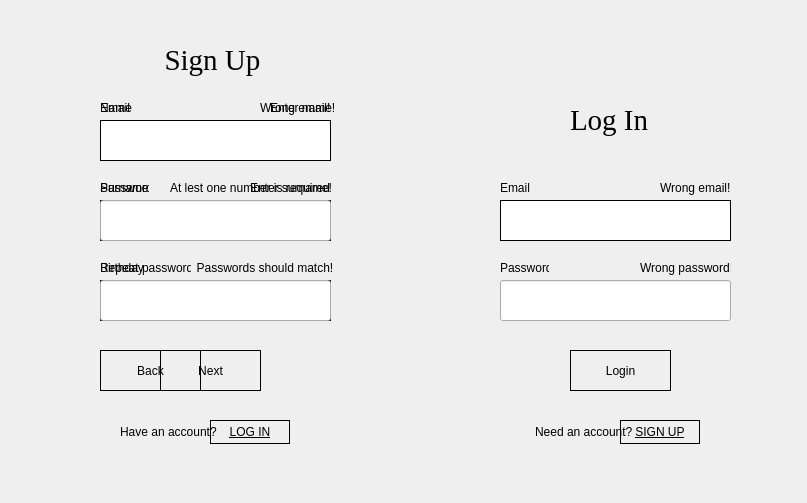
<?xml version="1.0" encoding="UTF-8"?>
<ui version="4.0">
 <class>Registration</class>
 <widget class="QMainWindow" name="Registration">
  <property name="enabled">
   <bool>true</bool>
  </property>
  <property name="geometry">
   <rect>
    <x>0</x>
    <y>0</y>
    <width>807</width>
    <height>503</height>
   </rect>
  </property>
  <property name="windowTitle">
   <string>ToDoList</string>
  </property>
  <property name="windowIcon">
   <iconset resource="Resources.qrc">
    <normaloff>:/Img/Img/icon.jpg</normaloff>:/Img/Img/icon.jpg</iconset>
  </property>
  <property name="windowOpacity">
   <double>1.000000000000000</double>
  </property>
  <property name="styleSheet">
   <string notr="true">QPushButton { border: 1px solid black }
QPushButton :hover { border: 1px solid green }
QTextEdit { border: 1px solid black }
</string>
  </property>
  <widget class="QWidget" name="centralwidget">
   <widget class="QTextEdit" name="LogEmail">
    <property name="geometry">
     <rect>
      <x>500</x>
      <y>200</y>
      <width>231</width>
      <height>41</height>
     </rect>
    </property>
    <property name="font">
     <font>
      <pointsize>14</pointsize>
     </font>
    </property>
    <property name="placeholderText">
     <string/>
    </property>
   </widget>
   <widget class="QLabel" name="LogIn_label">
    <property name="geometry">
     <rect>
      <x>570</x>
      <y>90</y>
      <width>101</width>
      <height>61</height>
     </rect>
    </property>
    <property name="font">
     <font>
      <family>Times New Roman</family>
      <pointsize>22</pointsize>
     </font>
    </property>
    <property name="text">
     <string>Log In</string>
    </property>
   </widget>
   <widget class="QPushButton" name="LoginButton">
    <property name="geometry">
     <rect>
      <x>570</x>
      <y>350</y>
      <width>101</width>
      <height>41</height>
     </rect>
    </property>
    <property name="font">
     <font>
      <family>Segoe UI</family>
     </font>
    </property>
    <property name="cursor">
     <cursorShape>PointingHandCursor</cursorShape>
    </property>
    <property name="text">
     <string>Login</string>
    </property>
   </widget>
   <widget class="QLabel" name="Img">
    <property name="geometry">
     <rect>
      <x>0</x>
      <y>0</y>
      <width>421</width>
      <height>511</height>
     </rect>
    </property>
    <property name="text">
     <string/>
    </property>
    <property name="pixmap">
     <pixmap resource="Resources.qrc">:/Img/Img/LogoJpeg.jpg</pixmap>
    </property>
    <property name="scaledContents">
     <bool>true</bool>
    </property>
   </widget>
   <widget class="QLabel" name="LogEmail_label">
    <property name="geometry">
     <rect>
      <x>500</x>
      <y>180</y>
      <width>49</width>
      <height>16</height>
     </rect>
    </property>
    <property name="font">
     <font>
      <family>Segoe UI</family>
     </font>
    </property>
    <property name="text">
     <string>Email</string>
    </property>
   </widget>
   <widget class="QLabel" name="LogPass_label">
    <property name="geometry">
     <rect>
      <x>500</x>
      <y>260</y>
      <width>49</width>
      <height>16</height>
     </rect>
    </property>
    <property name="font">
     <font>
      <family>Segoe UI</family>
     </font>
    </property>
    <property name="text">
     <string>Password</string>
    </property>
   </widget>
   <widget class="QLabel" name="NeedAcc_label">
    <property name="geometry">
     <rect>
      <x>535</x>
      <y>424</y>
      <width>101</width>
      <height>16</height>
     </rect>
    </property>
    <property name="text">
     <string>Need an account?</string>
    </property>
   </widget>
   <widget class="QPushButton" name="GoToSign">
    <property name="geometry">
     <rect>
      <x>620</x>
      <y>420</y>
      <width>80</width>
      <height>24</height>
     </rect>
    </property>
    <property name="font">
     <font>
      <underline>true</underline>
     </font>
    </property>
    <property name="cursor">
     <cursorShape>PointingHandCursor</cursorShape>
    </property>
    <property name="text">
     <string>SIGN UP</string>
    </property>
   </widget>
   <widget class="QTextEdit" name="SignUpName">
    <property name="geometry">
     <rect>
      <x>100</x>
      <y>120</y>
      <width>231</width>
      <height>41</height>
     </rect>
    </property>
   </widget>
   <widget class="QTextEdit" name="SignUpSurname">
    <property name="geometry">
     <rect>
      <x>100</x>
      <y>200</y>
      <width>231</width>
      <height>41</height>
     </rect>
    </property>
   </widget>
   <widget class="QTextEdit" name="SignUpEmail">
    <property name="geometry">
     <rect>
      <x>100</x>
      <y>120</y>
      <width>231</width>
      <height>41</height>
     </rect>
    </property>
   </widget>
   <widget class="QLabel" name="SignUp_label">
    <property name="geometry">
     <rect>
      <x>150</x>
      <y>30</y>
      <width>121</width>
      <height>61</height>
     </rect>
    </property>
    <property name="font">
     <font>
      <family>Times New Roman</family>
      <pointsize>22</pointsize>
     </font>
    </property>
    <property name="text">
     <string>  Sign Up</string>
    </property>
   </widget>
   <widget class="QDateEdit" name="SignUpBirth">
    <property name="geometry">
     <rect>
      <x>100</x>
      <y>280</y>
      <width>231</width>
      <height>41</height>
     </rect>
    </property>
    <property name="styleSheet">
     <string notr="true">QDateEdit
{
    background-color: white;
    border: 1px solid black;
    spacing: 0 px; 
    padding-left: 80px;
}

QDateEdit::drop-down {
    width:50px;
    height:15px;
    subcontrol-position: right top;
    subcontrol-origin:margin;
    background-color: white;
    border: 1px solid black;
   spacing: 0 px; 
}</string>
    </property>
    <property name="frame">
     <bool>true</bool>
    </property>
    <property name="buttonSymbols">
     <enum>QAbstractSpinBox::NoButtons</enum>
    </property>
    <property name="showGroupSeparator" stdset="0">
     <bool>true</bool>
    </property>
   </widget>
   <widget class="QPushButton" name="GoToLog">
    <property name="geometry">
     <rect>
      <x>210</x>
      <y>420</y>
      <width>80</width>
      <height>24</height>
     </rect>
    </property>
    <property name="font">
     <font>
      <underline>true</underline>
     </font>
    </property>
    <property name="cursor">
     <cursorShape>PointingHandCursor</cursorShape>
    </property>
    <property name="text">
     <string>LOG IN</string>
    </property>
   </widget>
   <widget class="QLabel" name="HaveAcc_label">
    <property name="geometry">
     <rect>
      <x>120</x>
      <y>424</y>
      <width>101</width>
      <height>16</height>
     </rect>
    </property>
    <property name="text">
     <string>Have an account?</string>
    </property>
   </widget>
   <widget class="QPushButton" name="SignUpButton">
    <property name="geometry">
     <rect>
      <x>160</x>
      <y>350</y>
      <width>101</width>
      <height>41</height>
     </rect>
    </property>
    <property name="cursor">
     <cursorShape>PointingHandCursor</cursorShape>
    </property>
    <property name="text">
     <string>Next</string>
    </property>
   </widget>
   <widget class="QLabel" name="SignUpName_label">
    <property name="geometry">
     <rect>
      <x>100</x>
      <y>100</y>
      <width>49</width>
      <height>16</height>
     </rect>
    </property>
    <property name="text">
     <string>Name</string>
    </property>
   </widget>
   <widget class="QLabel" name="SignUpSurname_label">
    <property name="geometry">
     <rect>
      <x>100</x>
      <y>180</y>
      <width>49</width>
      <height>16</height>
     </rect>
    </property>
    <property name="text">
     <string>Surname</string>
    </property>
   </widget>
   <widget class="QLabel" name="SignUpBirthday_label">
    <property name="geometry">
     <rect>
      <x>100</x>
      <y>260</y>
      <width>49</width>
      <height>16</height>
     </rect>
    </property>
    <property name="text">
     <string>Birthday</string>
    </property>
   </widget>
   <widget class="QLabel" name="SignUpPass_label">
    <property name="geometry">
     <rect>
      <x>100</x>
      <y>180</y>
      <width>49</width>
      <height>16</height>
     </rect>
    </property>
    <property name="text">
     <string>Password</string>
    </property>
   </widget>
   <widget class="QLabel" name="SignUpPass2_label">
    <property name="geometry">
     <rect>
      <x>100</x>
      <y>260</y>
      <width>91</width>
      <height>16</height>
     </rect>
    </property>
    <property name="text">
     <string>Repeat password</string>
    </property>
   </widget>
   <widget class="QLabel" name="SignUpEmail_label">
    <property name="geometry">
     <rect>
      <x>100</x>
      <y>100</y>
      <width>49</width>
      <height>16</height>
     </rect>
    </property>
    <property name="text">
     <string>Email</string>
    </property>
   </widget>
   <widget class="QPushButton" name="SignUpBackButton">
    <property name="geometry">
     <rect>
      <x>100</x>
      <y>350</y>
      <width>101</width>
      <height>41</height>
     </rect>
    </property>
    <property name="cursor">
     <cursorShape>PointingHandCursor</cursorShape>
    </property>
    <property name="text">
     <string>Back</string>
    </property>
   </widget>
   <widget class="QLabel" name="LogWrongEmail">
    <property name="geometry">
     <rect>
      <x>660</x>
      <y>180</y>
      <width>71</width>
      <height>16</height>
     </rect>
    </property>
    <property name="text">
     <string>Wrong email!</string>
    </property>
   </widget>
   <widget class="QLabel" name="LogWrongPass">
    <property name="geometry">
     <rect>
      <x>640</x>
      <y>260</y>
      <width>91</width>
      <height>16</height>
     </rect>
    </property>
    <property name="text">
     <string>Wrong password!</string>
    </property>
   </widget>
   <widget class="QLabel" name="SignUpWrongName">
    <property name="geometry">
     <rect>
      <x>270</x>
      <y>100</y>
      <width>91</width>
      <height>16</height>
     </rect>
    </property>
    <property name="text">
     <string>Enter name!</string>
    </property>
   </widget>
   <widget class="QLabel" name="SignUpWrongSur">
    <property name="geometry">
     <rect>
      <x>250</x>
      <y>180</y>
      <width>91</width>
      <height>16</height>
     </rect>
    </property>
    <property name="text">
     <string>Enter surname!</string>
    </property>
   </widget>
   <widget class="QLabel" name="SignUpWrongPass">
    <property name="geometry">
     <rect>
      <x>170</x>
      <y>180</y>
      <width>161</width>
      <height>16</height>
     </rect>
    </property>
    <property name="text">
     <string>At lest one number is required!</string>
    </property>
   </widget>
   <widget class="QLabel" name="SignUpWrongPass2">
    <property name="geometry">
     <rect>
      <x>190</x>
      <y>260</y>
      <width>161</width>
      <height>16</height>
     </rect>
    </property>
    <property name="text">
     <string>  Passwords should match!</string>
    </property>
   </widget>
   <widget class="QLabel" name="SignUpWrongEmail">
    <property name="geometry">
     <rect>
      <x>260</x>
      <y>100</y>
      <width>121</width>
      <height>16</height>
     </rect>
    </property>
    <property name="text">
     <string>Wrong email!</string>
    </property>
   </widget>
   <widget class="QLineEdit" name="LogPass">
    <property name="geometry">
     <rect>
      <x>500</x>
      <y>280</y>
      <width>231</width>
      <height>41</height>
     </rect>
    </property>
    <property name="font">
     <font>
      <pointsize>14</pointsize>
     </font>
    </property>
   </widget>
   <widget class="QLineEdit" name="SignUpPass">
    <property name="geometry">
     <rect>
      <x>100</x>
      <y>200</y>
      <width>231</width>
      <height>41</height>
     </rect>
    </property>
    <property name="font">
     <font>
      <pointsize>14</pointsize>
     </font>
    </property>
   </widget>
   <widget class="QLineEdit" name="SignUpPass2">
    <property name="geometry">
     <rect>
      <x>100</x>
      <y>280</y>
      <width>231</width>
      <height>41</height>
     </rect>
    </property>
    <property name="font">
     <font>
      <pointsize>14</pointsize>
     </font>
    </property>
   </widget>
   <zorder>Img</zorder>
   <zorder>LogEmail</zorder>
   <zorder>LogIn_label</zorder>
   <zorder>LoginButton</zorder>
   <zorder>LogEmail_label</zorder>
   <zorder>LogPass_label</zorder>
   <zorder>NeedAcc_label</zorder>
   <zorder>GoToSign</zorder>
   <zorder>SignUpName</zorder>
   <zorder>SignUpSurname</zorder>
   <zorder>SignUpEmail</zorder>
   <zorder>SignUp_label</zorder>
   <zorder>SignUpBirth</zorder>
   <zorder>GoToLog</zorder>
   <zorder>HaveAcc_label</zorder>
   <zorder>SignUpButton</zorder>
   <zorder>SignUpName_label</zorder>
   <zorder>SignUpSurname_label</zorder>
   <zorder>SignUpBirthday_label</zorder>
   <zorder>SignUpPass_label</zorder>
   <zorder>SignUpPass2_label</zorder>
   <zorder>SignUpEmail_label</zorder>
   <zorder>SignUpBackButton</zorder>
   <zorder>LogWrongEmail</zorder>
   <zorder>LogWrongPass</zorder>
   <zorder>SignUpWrongName</zorder>
   <zorder>SignUpWrongSur</zorder>
   <zorder>SignUpWrongPass</zorder>
   <zorder>SignUpWrongPass2</zorder>
   <zorder>SignUpWrongEmail</zorder>
   <zorder>LogPass</zorder>
   <zorder>SignUpPass</zorder>
   <zorder>SignUpPass2</zorder>
  </widget>
 </widget>
 <resources>
  <include location="Resources.qrc"/>
 </resources>
 <connections/>
</ui>
